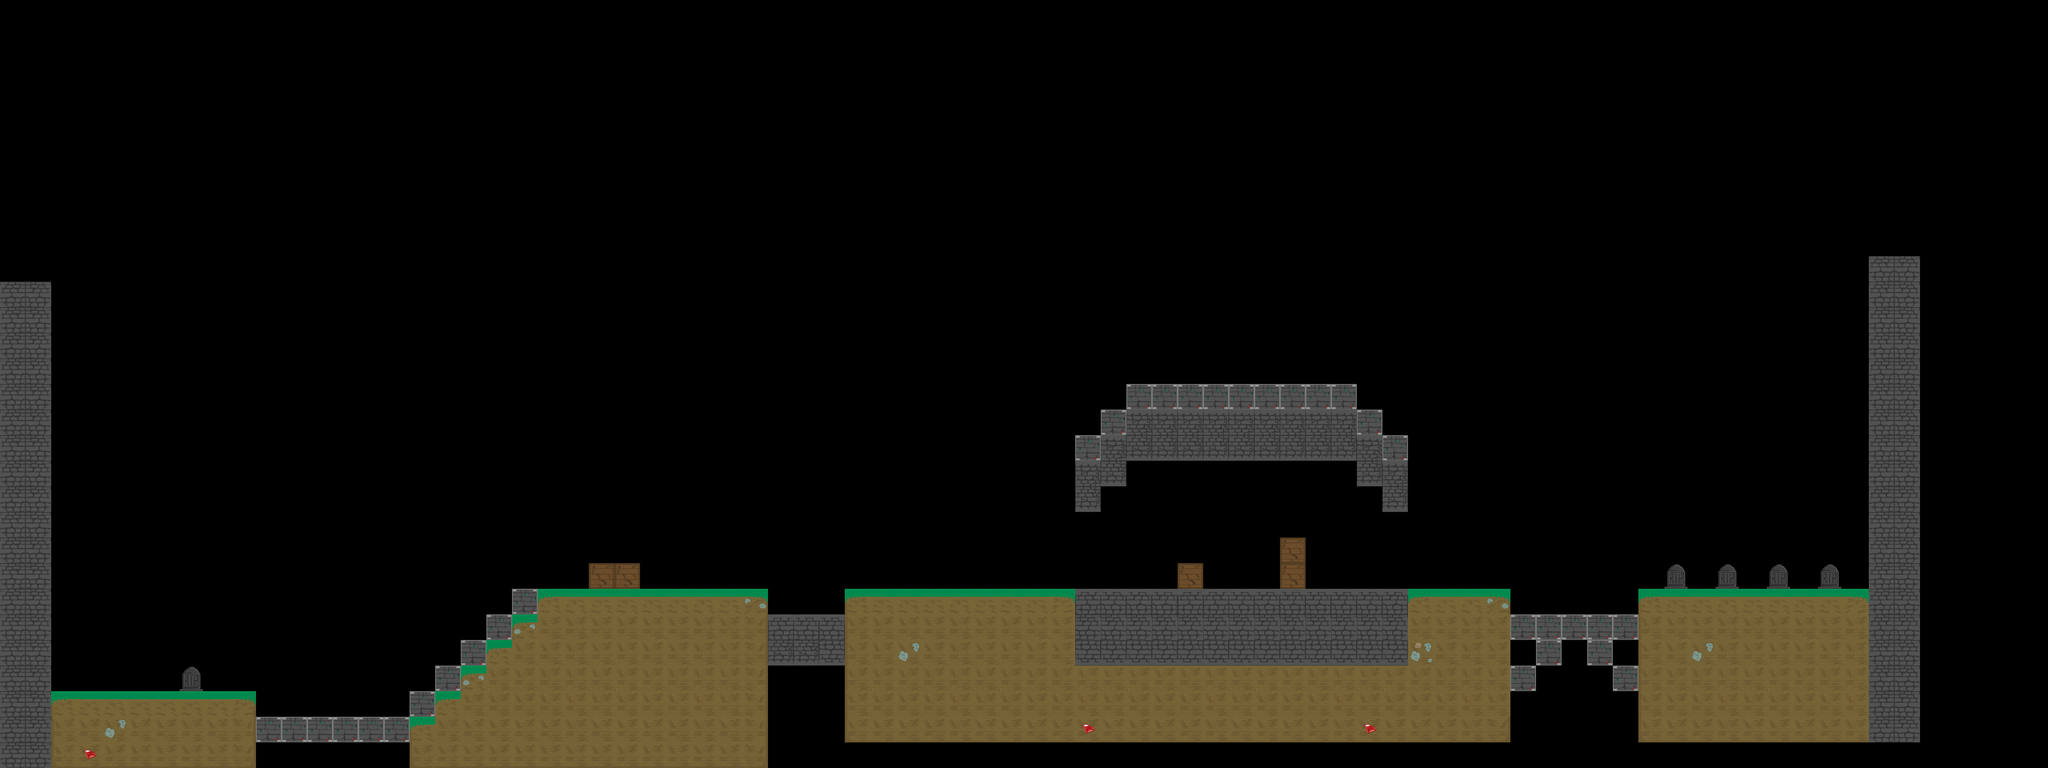

This game map was drawn from its Tiled (.tmx) file and the tilesets committed beside it. A one-line description and the trimmed map source follow:
An orthogonal 80x30 tile map with 64x64 px tiles, 2 tile layers (Platforms, Destructibles), 2 tilesets and 3 objects (PlayerSpawn, Goal).

<map version="1.2" tiledversion="1.2.2" orientation="orthogonal" renderorder="right-down" width="80" height="30" tilewidth="64" tileheight="64" infinite="0" nextlayerid="6" nextobjectid="7">
 <tileset firstgid="1" name="Placeholder" tilewidth="64" tileheight="64" tilecount="36" columns="6">
  <image source="../IMAGES/tileset2.png" width="384" height="384" />
 </tileset>
 <tileset firstgid="37" name="tilesheet" tilewidth="64" tileheight="64" tilecount="72" columns="9">
  <image source="../IMAGES/tilesheet.png" width="576" height="512" />
 </tileset>
 <layer id="3" name="Platforms" width="80" height="30">
  <data>[2400 cells, 468 non-empty, 26 distinct tile ids]</data>
 </layer>
 <layer id="5" name="Destructibles" width="80" height="30">
  <data>[2400 cells, 0 non-empty, 0 distinct tile ids]</data>
 </layer>
 <objectgroup id="4" name="KeyPoints">
  <object id="4" type="PlayerSpawn" x="206.061" y="1618.18">
   <point />
  </object>
  <object id="5" type="Goal" x="4276.97" y="1195.21" width="206.364" height="186.727" />
  <object id="6" x="3206" y="2356" width="4" />
 </objectgroup>
</map>